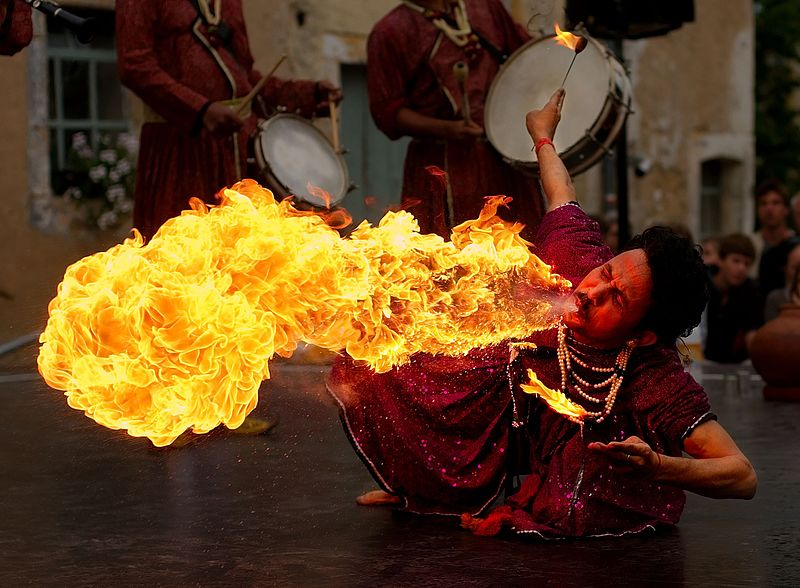
//> input picture teste/fire_man.jpg, 800 x 588 px
$ ./Origem   (built with g++ and OpenCV 4)
//> lines starting //> are read from the running program, lines starting //| are printed output that depends on the picture
#include <iostream>
#include <stdint.h>
#include <opencv2\opencv.hpp>

using namespace cv;
using namespace std;

int main(int argv, char** argc) {

	//GRAYSCALE
	Mat file1 = imread("fire_man.jpg", CV_LOAD_IMAGE_COLOR);
//> file1 is the input picture: 588 rows x 800 cols, CV_8UC3; mean B, G, R 30.5, 60.5, 91.3
	resize(file1, file1, Size(file1.cols / 2, file1.rows / 2));
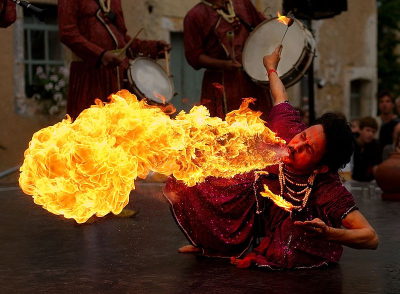
//> file1: 294 rows x 400 cols, CV_8UC3; mean B, G, R 30.6, 60.6, 91.4
	Mat file2 = Mat::zeros(file1.rows, file1.cols, CV_8UC1);

	for (int r = 0; r < file2.rows; r++) {
		for (int c = 0; c < file2.cols; c++) {
			//type,
			file2.at<uchar>(r, c) =
				file1.at<cv::Vec3b>(r, c)[0] * 0.299 +
				file1.at<cv::Vec3b>(r, c)[1] * 0.587 +
				file1.at<cv::Vec3b>(r, c)[2] * 0.114;
		}
	}
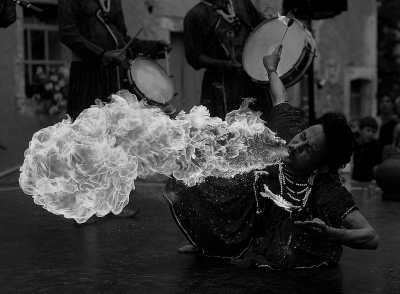
//> file2: 294 rows x 400 cols, CV_8UC1; min 0, max 239, mean 54.7

	//COLOR
	Mat file3 = imread("fire_man.jpg", CV_LOAD_IMAGE_GRAYSCALE);
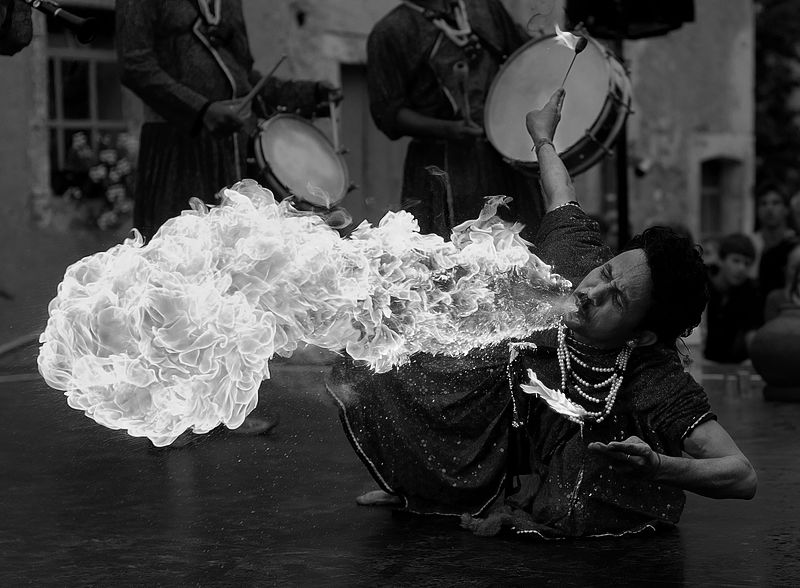
//> file3: 588 rows x 800 cols, CV_8UC1; min 0, max 255, mean 66.3
	resize(file3, file3, Size(file3.cols / 2, file3.rows / 2));
//> file3: 294 rows x 400 cols, CV_8UC1
	Mat file4 = Mat::zeros(file3.rows, file3.cols, CV_8UC1);

	for (int r = 0; r < file4.rows; r++) {
		for (int c = 0; c < file4.cols; c++) {
			//can be done with split and merge
			file4.at<uchar>(r, c) = file3.at<uchar>(r, c) * 0.5;
		}
	}
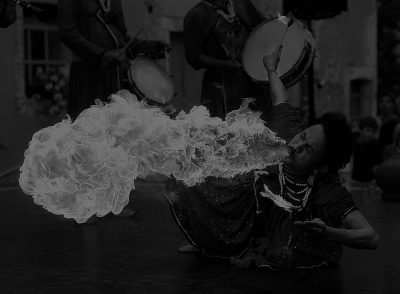
//> file4: 294 rows x 400 cols, CV_8UC1; min 0, max 125, mean 33

	imshow("original", file1);
	imshow("modified", file2);
	imshow("original2", file3);
	imshow("modified2", file4);

	moveWindow("original", 0, 25);
	moveWindow("modified", 0, 25 + file1.rows + 35);
	moveWindow("original2", file1.cols + 15, 25);
	moveWindow("modified2", file2.cols + 15, 25 + file1.rows + 35);

	waitKey();
	system("pause");
	return 0;
}
